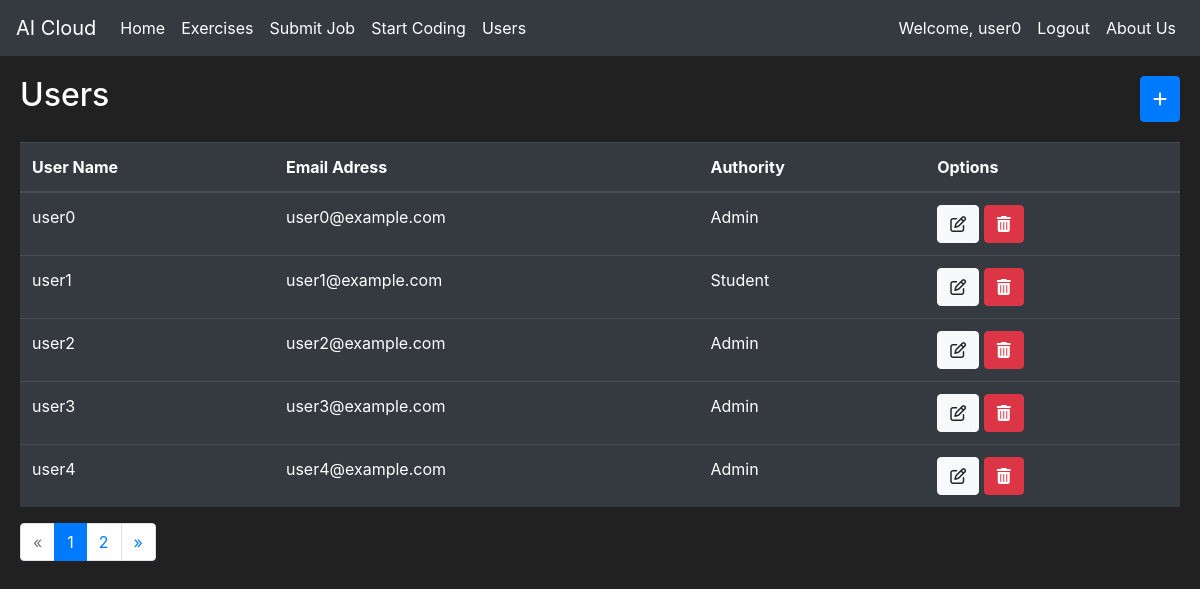
Screenshot of /users (signed in) with the database file from the repository.
### ressources/models.py (models this page shows, shortened)
class User(db.Model, UserMixin):
    id = db.Column(db.Integer, primary_key=True)
    username = db.Column(db.String(length=20), unique=True, nullable=False)
    email_address = db.Column(db.String(length=80), unique=True, nullable=False)
    authority = db.Column(db.Integer, nullable=False)
    password_hash = db.Column(db.String(length=60), nullable=False)
    exercices = db.relationship('Exercise', backref='owned_user', lazy=True)
    @property
    def password(self):
        return self.password

### ressources/routes.py (the view)
@app.route("/users", methods=['GET', 'POST'])
@login_required
@admin_required
def user_page():
    page = request.args.get(get_page_parameter(), type=int, default=1)
    per_page = 5  # You can adjust this number as needed
    offset = (page - 1) * per_page
    users = User.query.order_by(User.id).offset(offset).limit(per_page).all()
    total = User.query.count()
    pagination = Pagination(page=page, per_page=per_page, total=total, css_framework='bootstrap4')
    return render_template('users.html',
                           users=users,
                           pagination=pagination)

### ressources/jinja_helpers.py (called while the page is built)
def get_authority_label(authority_value):
    authority_map = {
        0: 'Admin',
        1: 'Teacher',
        2: 'Student'
    }
    return authority_map.get(authority_value, 'Unknown')

### ressources/models.py (called while the page is built)
@login_manager.user_loader
def load_user(user_id):
    return User.query.get(int(user_id))

### ressources/templates/users.html (shortened to what this page needs)
{% extends 'base.html' %}
{% block content %}
    <div style="margin-top:20px; margin-left:20px; margin-right:20px; display: flex; justify-content: space-between;">
        <h2>Users</h2>
        <button class="btn btn-primary" data-toggle="modal" data-target="#CreateUser">
            <i class="fa fa-plus"></i>
        </button>
    </div>
    <div class="row" style="margin-top:20px; margin-left:20px; margin-right:20px">
            <table class="table table-hover table-dark">
                <thead>
                    <tr>
                        <th scope="col">User Name</th>
                        <th scope="col">Email Adress</th>
                        <th scope="col">Authority</th>
                        <th scope="col">Options</th>
                    </tr>
                </thead>
                <tbody>
                    {% for user in users %}
                        <tr>
                            <td>{{ user.username }}</td>
                            <td>{{ user.email_address }}</td>
                            <td>{{ get_authority_label(user.authority) }}</td>
                            <td>
                                <button class="btn btn-outline btn-light" data-toggle="modal" data-target="#Modal-Edit-{{ user.id }}">
                                    <i class="fa fa-edit"></i>
                                </button>
                                <button class="btn btn-outline btn-danger" data-toggle="modal" data-target="#Modal-Delete-{{ user.id }}">
                                    <i class="fa fa-trash"></i>
                                </button>
                            </td>
                        </tr>
                    {% endfor %}
                </tbody>
            </table>
            <div class="pagination-container">
                {{ pagination.links }}
            </div>
    </div>
{% endblock %}

### ressources/templates/base.html (shortened to what this page needs)
<!doctype html>
<html lang="en">
   <head>
      <link rel="stylesheet" href="https://cdn.jsdelivr.net/npm/bootstrap@4.5.3/dist/css/bootstrap.min.css">
      <link rel="stylesheet" href="https://use.fontawesome.com/releases/v5.7.2/css/all.css">
   </head>
   <body>
        <nav class="navbar navbar-expand-md navbar-dark bg-dark">
            <a class="navbar-brand" href="#">AI Cloud</a>
            <div class="collapse navbar-collapse" id="navbarNav">
                <ul class="navbar-nav mr-auto">
                    <li class="nav-item active">
                        <a class="nav-link"  href="{{ url_for('home_page') }}">Home <span class="sr-only">(current)</span></a>
                    </li>
                    {% if current_user.is_authenticated %}
                        <li class="nav-item active">
                            <a class="nav-link" href="{{ url_for('exercise_page') }}">Exercises</a>
                        </li>
                        <li class="nav-item active">
                            <a class="nav-link" href="{{ url_for('submit_job') }}">Submit Job</a>
                        </li>
                        <li class="nav-item active">
                            <a class="nav-link" href="{{ url_for('code_server.code_server_page') }}">Start Coding</a>
                        </li>
                        {% if current_user.authority == 0 %}
                            <li class="nav-item active">
                                <a class="nav-link" href="{{ url_for('user_page') }}">Users</a>
                            </li>
                        {% endif %}
                    {% endif %}
                </ul>
                {% if current_user.is_authenticated %}
                <ul class="navbar-nav">
                    <li class="nav-item active">
                        <a class="nav-link active">Welcome, {{ current_user.username }}</a>
                    </li>
                </ul>
                <ul class="navbar-nav active">
                    <li class="nav-item active">
                        <a class="nav-link" href="{{ url_for('logout') }}">Logout</a>
                    </li>
                </ul>
                {% else %}
                    <ul class="navbar-nav">
                        <li class="nav-item active">
                            <a class="nav-link" href="{{ url_for('login_page') }}">Login</a>
                        </li>
                    </ul>
                {% endif %}
                <ul class="navbar-nav">
                    <li class="nav-item active">
                        <a class="nav-link" href="{{ url_for('about_page') }}">About Us</a>
                    </li>
                </ul>
            </div>
        </nav>
        {% block content %}{% endblock %}
    </body>
</html>

### ressources/templates/base.html (style rules this page uses)
body { background-color: #212121; color: white }

### rows the page displays
User: username "user0", email_address "user0@example.com", authority "Admin"
User: username "user1", email_address "user1@example.com", authority "Student"
User: username "user2", email_address "user2@example.com", authority "Admin"
User: username "user3", email_address "user3@example.com", authority "Admin"
User: username "user4", email_address "user4@example.com", authority "Admin"

### other values shown
{{ pagination.links }} "« 1 2 »"
